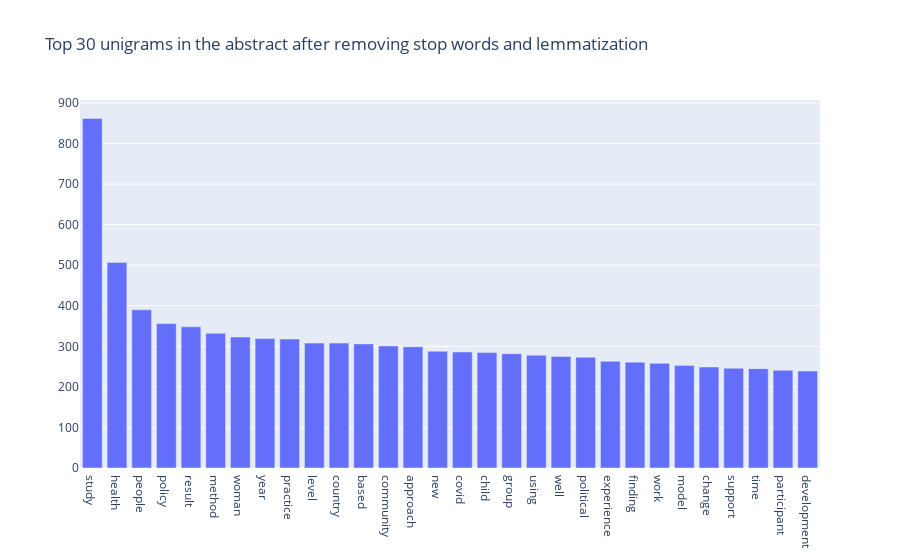

Notebook cell for this chart:
### Code cell
common_words = get_top_n_grams(df['abstract'],(1,1), 30)
df2 = pd.DataFrame(common_words, columns = ['unigram' , 'count'])

fig = go.Figure([go.Bar(x=df2['unigram'], y=df2['count'])])
fig.update_layout(title=go.layout.Title(text="Top 30 unigrams in the abstract after removing stop words and lemmatization"))
fig.show()

### Figure 1 — Plotly figure (JSON) as saved in the notebook; plotly's stock layout.template omitted (floating-point values rounded to 4 significant figures)
{"data": [{"type": "bar", "x": ["study", "health", "people", "policy", "result", "method", "woman", "year", "practice", "level", "country", "based", "community", "approach", "new", "covid", "child", "group", "using", "well", "political", "experience", "finding", "work", "model", "change", "support", "time", "participant", "development"], "y": [862, 507, 390, 356, 348, 332, 323, 319, 318, 308, 308, 306, 301, 299, 288, 286, 285, 282, 278, 275, 273, 263, 261, 258, 253, 249, 246, 245, 241, 239]}], "layout": {"title": {"text": "Top 30 unigrams in the abstract after removing stop words and lemmatization"}}}
